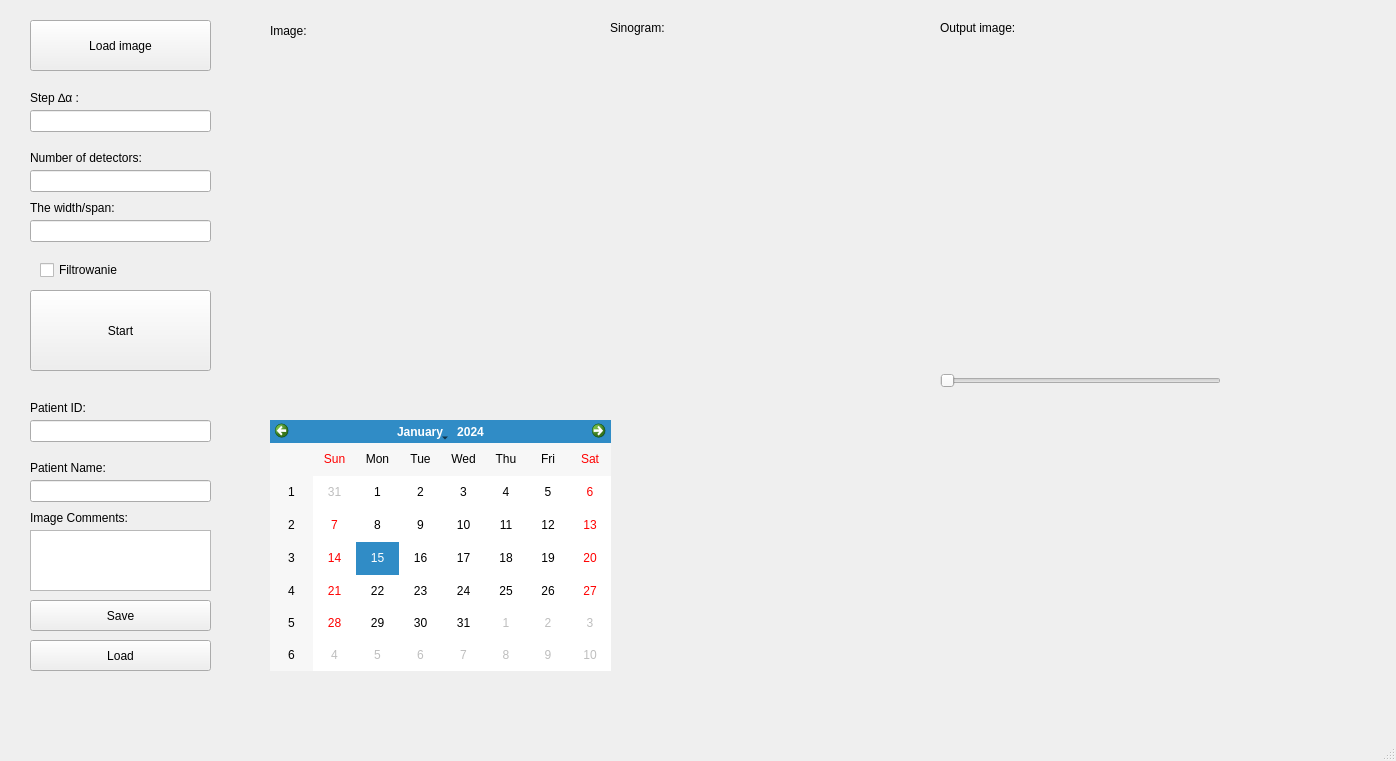
<?xml version="1.0" encoding="UTF-8"?>
<ui version="4.0">
 <class>MainWindow</class>
 <widget class="QMainWindow" name="MainWindow">
  <property name="geometry">
   <rect>
    <x>0</x>
    <y>0</y>
    <width>1396</width>
    <height>761</height>
   </rect>
  </property>
  <property name="windowTitle">
   <string>MainWindow</string>
  </property>
  <widget class="QWidget" name="centralwidget">
   <widget class="QPushButton" name="loadButton">
    <property name="geometry">
     <rect>
      <x>30</x>
      <y>20</y>
      <width>181</width>
      <height>51</height>
     </rect>
    </property>
    <property name="text">
     <string>Load image</string>
    </property>
   </widget>
   <widget class="QLabel" name="label">
    <property name="geometry">
     <rect>
      <x>30</x>
      <y>90</y>
      <width>55</width>
      <height>16</height>
     </rect>
    </property>
    <property name="text">
     <string>Step ∆α :</string>
    </property>
   </widget>
   <widget class="QLabel" name="label_2">
    <property name="geometry">
     <rect>
      <x>30</x>
      <y>150</y>
      <width>131</width>
      <height>16</height>
     </rect>
    </property>
    <property name="text">
     <string>Number of detectors:</string>
    </property>
   </widget>
   <widget class="QLabel" name="label_3">
    <property name="geometry">
     <rect>
      <x>30</x>
      <y>200</y>
      <width>141</width>
      <height>16</height>
     </rect>
    </property>
    <property name="text">
     <string>The width/span:</string>
    </property>
   </widget>
   <widget class="QLineEdit" name="delta_alphaEdit">
    <property name="geometry">
     <rect>
      <x>30</x>
      <y>110</y>
      <width>181</width>
      <height>22</height>
     </rect>
    </property>
   </widget>
   <widget class="QLineEdit" name="n_Edit">
    <property name="geometry">
     <rect>
      <x>30</x>
      <y>170</y>
      <width>181</width>
      <height>22</height>
     </rect>
    </property>
   </widget>
   <widget class="QLineEdit" name="l_edit">
    <property name="geometry">
     <rect>
      <x>30</x>
      <y>220</y>
      <width>181</width>
      <height>22</height>
     </rect>
    </property>
   </widget>
   <widget class="QPushButton" name="startButton">
    <property name="geometry">
     <rect>
      <x>30</x>
      <y>290</y>
      <width>181</width>
      <height>81</height>
     </rect>
    </property>
    <property name="text">
     <string>Start</string>
    </property>
   </widget>
   <widget class="QCheckBox" name="filtrBox">
    <property name="geometry">
     <rect>
      <x>40</x>
      <y>260</y>
      <width>111</width>
      <height>20</height>
     </rect>
    </property>
    <property name="text">
     <string>Filtrowanie</string>
    </property>
   </widget>
   <widget class="QLabel" name="label_4">
    <property name="geometry">
     <rect>
      <x>270</x>
      <y>20</y>
      <width>51</width>
      <height>21</height>
     </rect>
    </property>
    <property name="text">
     <string>Image:</string>
    </property>
   </widget>
   <widget class="QLabel" name="label_5">
    <property name="geometry">
     <rect>
      <x>610</x>
      <y>20</y>
      <width>81</width>
      <height>16</height>
     </rect>
    </property>
    <property name="text">
     <string>Sinogram:</string>
    </property>
   </widget>
   <widget class="QLabel" name="label_6">
    <property name="geometry">
     <rect>
      <x>940</x>
      <y>20</y>
      <width>101</width>
      <height>16</height>
     </rect>
    </property>
    <property name="text">
     <string>Output image:</string>
    </property>
   </widget>
   <widget class="QLabel" name="image_label">
    <property name="geometry">
     <rect>
      <x>270</x>
      <y>60</y>
      <width>300</width>
      <height>300</height>
     </rect>
    </property>
    <property name="maximumSize">
     <size>
      <width>300</width>
      <height>300</height>
     </size>
    </property>
    <property name="text">
     <string/>
    </property>
   </widget>
   <widget class="QLabel" name="sin_label">
    <property name="geometry">
     <rect>
      <x>610</x>
      <y>60</y>
      <width>300</width>
      <height>300</height>
     </rect>
    </property>
    <property name="maximumSize">
     <size>
      <width>300</width>
      <height>300</height>
     </size>
    </property>
    <property name="text">
     <string/>
    </property>
   </widget>
   <widget class="QLabel" name="output_label">
    <property name="geometry">
     <rect>
      <x>940</x>
      <y>60</y>
      <width>300</width>
      <height>300</height>
     </rect>
    </property>
    <property name="maximumSize">
     <size>
      <width>300</width>
      <height>300</height>
     </size>
    </property>
    <property name="text">
     <string/>
    </property>
   </widget>
   <widget class="QSlider" name="Slider">
    <property name="geometry">
     <rect>
      <x>940</x>
      <y>370</y>
      <width>281</width>
      <height>22</height>
     </rect>
    </property>
    <property name="orientation">
     <enum>Qt::Horizontal</enum>
    </property>
   </widget>
   <widget class="QLineEdit" name="PatientNameEdit">
    <property name="geometry">
     <rect>
      <x>30</x>
      <y>480</y>
      <width>181</width>
      <height>22</height>
     </rect>
    </property>
   </widget>
   <widget class="QLabel" name="ImageComments">
    <property name="geometry">
     <rect>
      <x>30</x>
      <y>510</y>
      <width>141</width>
      <height>16</height>
     </rect>
    </property>
    <property name="text">
     <string>Image Comments:</string>
    </property>
   </widget>
   <widget class="QLineEdit" name="PatientIDEdit">
    <property name="geometry">
     <rect>
      <x>30</x>
      <y>420</y>
      <width>181</width>
      <height>22</height>
     </rect>
    </property>
   </widget>
   <widget class="QPushButton" name="saveButton">
    <property name="geometry">
     <rect>
      <x>30</x>
      <y>600</y>
      <width>181</width>
      <height>31</height>
     </rect>
    </property>
    <property name="text">
     <string>Save</string>
    </property>
   </widget>
   <widget class="QLabel" name="PatientName">
    <property name="geometry">
     <rect>
      <x>30</x>
      <y>460</y>
      <width>131</width>
      <height>16</height>
     </rect>
    </property>
    <property name="text">
     <string>Patient Name:</string>
    </property>
   </widget>
   <widget class="QLabel" name="PatientID">
    <property name="geometry">
     <rect>
      <x>30</x>
      <y>400</y>
      <width>131</width>
      <height>16</height>
     </rect>
    </property>
    <property name="text">
     <string>Patient ID:</string>
    </property>
   </widget>
   <widget class="QPushButton" name="loadButton_2">
    <property name="geometry">
     <rect>
      <x>30</x>
      <y>640</y>
      <width>181</width>
      <height>31</height>
     </rect>
    </property>
    <property name="text">
     <string>Load</string>
    </property>
   </widget>
   <widget class="QLabel" name="loadedImage">
    <property name="geometry">
     <rect>
      <x>770</x>
      <y>420</y>
      <width>291</width>
      <height>261</height>
     </rect>
    </property>
    <property name="text">
     <string/>
    </property>
   </widget>
   <widget class="QTextEdit" name="ImageCommentsEdit">
    <property name="geometry">
     <rect>
      <x>30</x>
      <y>530</y>
      <width>181</width>
      <height>61</height>
     </rect>
    </property>
   </widget>
   <widget class="QCalendarWidget" name="calendar">
    <property name="geometry">
     <rect>
      <x>270</x>
      <y>420</y>
      <width>341</width>
      <height>251</height>
     </rect>
    </property>
    <property name="locale">
     <locale language="English" country="UnitedStates"/>
    </property>
   </widget>
  </widget>
  <widget class="QStatusBar" name="statusbar"/>
 </widget>
 <resources/>
 <connections/>
</ui>
